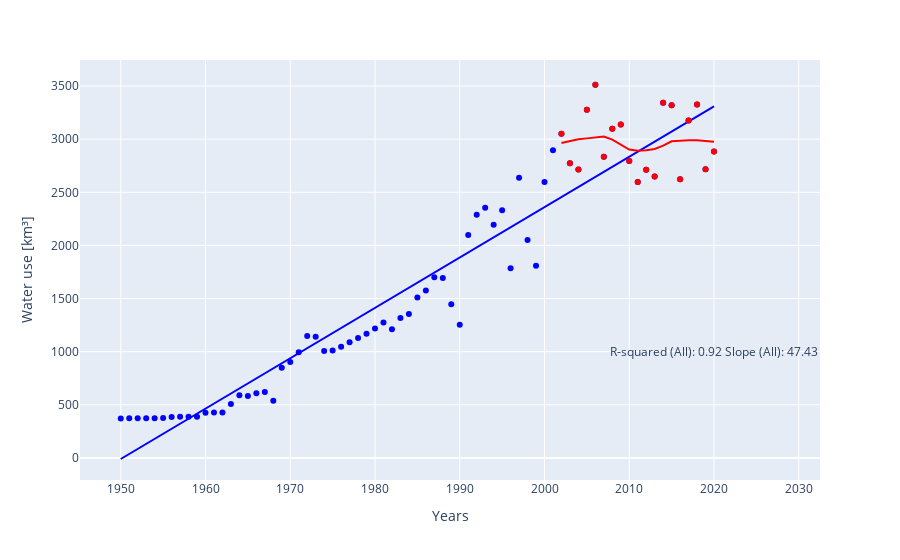

The cell this chart's notebook holds for it:
### Code cell
# Ajustar el modelo de regresión lineal para todos los datos
model_all = sm.OLS(NLU_nation['NLU'], sm.add_constant(NLU_nation['Years']))
results_all = model_all.fit()

# Obtener el valor R cuadrado y la pendiente para todos los datos
r_squared_all = results_all.rsquared
slope_all = results_all.params['Years']

# Filtrar los datos para obtener solo los años mayores a 2002
filtered_data = NLU_nation[NLU_nation['Years'] >= 2002]

# Calcular los residuos utilizando Lowess
residuals = filtered_data['NLU'] - lowess(filtered_data['NLU'], filtered_data['Years'], frac=0.5)[:, 1]
# Agregar los residuos como una columna adicional en el DataFrame
filtered_data.loc[:, 'Residuals'] = residuals

# Crear el gráfico de dispersión con los datos completos
fig = px.scatter(NLU_nation, x="Years", y="NLU",
                 trendline="ols",
                 color_discrete_sequence=['blue'],
                 labels={'Years': 'Years', 'NLU': 'Water use [km³]'})

# Agregar anotación con el valor R cuadrado y la pendiente para los datos completos
fig.add_annotation(
    x=2020, y=1000,
    text=f"R-squared (All): {r_squared_all:.2f}\nSlope (All): {slope_all:.2f}",
    showarrow=False,
    font=dict(size=12),
    align="left"
)

# Agregar el trazo para los datos filtrados en un color distinto
fig.add_traces(px.scatter(filtered_data, x="Years", y="NLU", 
                          #trendline="ols", 
                          trendline="lowess", 
                          hover_data=['Residuals'],
                          color_discrete_sequence=['red']).data)

# # Agregar anotación con el valor R cuadrado y la pendiente para los datos filtrados
# fig.add_annotation(
#     x=2020, y=1200,
#     text=f"R-squared (Filtered): {r_squared_filtered:.2f}\nSlope (Filtered): {slope_filtered:.2f}",
#     showarrow=False,
#     font=dict(size=12),
#     align="right"
# )

fig.show()

### Figure 1 — Plotly figure (JSON) as saved in the notebook; plotly's stock layout.template omitted (floating-point values rounded to 4 significant figures)
{"data": [{"hovertemplate": "Years=%{x}<br>Water use [km³]=%{y}<extra></extra>", "legendgroup": "", "marker": {"color": "blue", "symbol": "circle"}, "mode": "markers", "name": "", "orientation": "v", "showlegend": false, "type": "scatter", "x": [1950, 1951, 1952, 1953, 1954, 1955, 1956, 1957, 1958, 1959, 1960, 1961, 1962, 1963, 1964, 1965, 1966, 1967, 1968, 1969, 1970, 1971, 1972, 1973, 1974, 1975, 1976, 1977, 1978, 1979, 1980, 1981, 1982, 1983, 1984, 1985, 1986, 1987, 1988, 1989, 1990, 1991, 1992, 1993, 1994, 1995, 1996, 1997, 1998, 1999, 2000, 2001, 2002, 2003, 2004, 2005, 2006, 2007, 2008, 2009, 2010, 2011, 2012, 2013, 2014, 2015, 2016, 2017, 2018, 2019, 2020], "xaxis": "x", "y": [372.0, 372.2, 372.6, 373.6, 374.2, 374.8, 386.3, 386.8, 387.3, 387.9, 425.9, 426.5, 427.4, 506.8, 589.2, 581.8, 609.0, 621.3, 539.0, 848.3, 903.0, 995.2, 1147.0, 1141.0, 1005.0, 1010.0, 1047.0, 1089.0, 1129.0, 1168.0, 1217.0, 1274.0, 1211.0, 1317.0, 1354.0, 1509.0, 1577.0, 1701.0, 1694.0, 1448.0, 1253.0, 2098.0, 2289.0, 2355.0, 2195.0, 2332.0, 1786.0, 2637.0, 2051.0, 1809.0, 2597.0, 2895.0, 3051.0, 2773.0, 2715.0, 3276.0, 3512.0, 2834.0, 3099.0, 3138.0, 2795.0, 2598.0, 2711.0, 2649.0, 3344.0, 3318.0, 2624.0, 3175.0, 3326.0, 2718.0, 2884.0], "yaxis": "y"}, {"hovertemplate": "<b>OLS trendline</b><br>NLU = 47.4282 * Years + -92495.2<br>R<sup>2</sup>=0.917540<br><br>Years=%{x}<br>Water use [km³]=%{y} <b>(trend)</b><extra></extra>", "legendgroup": "", "marker": {"color": "blue", "symbol": "circle"}, "mode": "lines", "name": "", "showlegend": false, "type": "scatter", "x": [1950, 1951, 1952, 1953, 1954, 1955, 1956, 1957, 1958, 1959, 1960, 1961, 1962, 1963, 1964, 1965, 1966, 1967, 1968, 1969, 1970, 1971, 1972, 1973, 1974, 1975, 1976, 1977, 1978, 1979, 1980, 1981, 1982, 1983, 1984, 1985, 1986, 1987, 1988, 1989, 1990, 1991, 1992, 1993, 1994, 1995, 1996, 1997, 1998, 1999, 2000, 2001, 2002, 2003, 2004, 2005, 2006, 2007, 2008, 2009, 2010, 2011, 2012, 2013, 2014, 2015, 2016, 2017, 2018, 2019, 2020], "xaxis": "x", "y": [-10.17, 37.25, 84.68, 132.1, 179.5, 227.0, 274.4, 321.8, 369.3, 416.7, 464.1, 511.5, 559.0, 606.4, 653.8, 701.2, 748.7, 796.1, 843.5, 891.0, 938.4, 985.8, 1033.0, 1081.0, 1128.0, 1176.0, 1223.0, 1270.0, 1318.0, 1365.0, 1413.0, 1460.0, 1508.0, 1555.0, 1602.0, 1650.0, 1697.0, 1745.0, 1792.0, 1840.0, 1887.0, 1934.0, 1982.0, 2029.0, 2077.0, 2124.0, 2172.0, 2219.0, 2266.0, 2314.0, 2361.0, 2409.0, 2456.0, 2504.0, 2551.0, 2598.0, 2646.0, 2693.0, 2741.0, 2788.0, 2836.0, 2883.0, 2930.0, 2978.0, 3025.0, 3073.0, 3120.0, 3168.0, 3215.0, 3262.0, 3310.0], "yaxis": "y"}, {"customdata": [[159.9], [-174.2], [-280.9], [241.9], [419.7], [-288.6], [47.19], [201.9], [-58.26], [-197.4], [-105.1], [-249.7], [376.4], [269.5], [-482.1], [128.5], [333.7], [-222.1], [0.77]], "hovertemplate": "Years=%{x}<br>NLU=%{y}<br>Residuals=%{customdata[0]}<extra></extra>", "legendgroup": "", "marker": {"color": "red", "symbol": "circle"}, "mode": "markers", "name": "", "orientation": "v", "showlegend": false, "type": "scatter", "x": [2002, 2003, 2004, 2005, 2006, 2007, 2008, 2009, 2010, 2011, 2012, 2013, 2014, 2015, 2016, 2017, 2018, 2019, 2020], "xaxis": "x", "y": [3051.0, 2773.0, 2715.0, 3276.0, 3512.0, 2834.0, 3099.0, 3138.0, 2795.0, 2598.0, 2711.0, 2649.0, 3344.0, 3318.0, 2624.0, 3175.0, 3326.0, 2718.0, 2884.0], "yaxis": "y"}, {"hovertemplate": "<b>LOWESS trendline</b><br><br>Years=%{x}<br>NLU=%{y} <b>(trend)</b><extra></extra>", "legendgroup": "", "marker": {"color": "red", "symbol": "circle"}, "mode": "lines", "name": "", "showlegend": false, "type": "scatter", "x": [2002, 2003, 2004, 2005, 2006, 2007, 2008, 2009, 2010, 2011, 2012, 2013, 2014, 2015, 2016, 2017, 2018, 2019, 2020], "xaxis": "x", "y": [2964.0, 2985.0, 2999.0, 3008.0, 3013.0, 3025.0, 2996.0, 2945.0, 2902.0, 2892.0, 2896.0, 2908.0, 2939.0, 2980.0, 2988.0, 2991.0, 2990.0, 2986.0, 2975.0], "yaxis": "y"}], "layout": {"annotations": [{"align": "left", "font": {"size": 12}, "showarrow": false, "text": "R-squared (All): 0.92\nSlope (All): 47.43", "x": 2020, "y": 1000}], "legend": {"tracegroupgap": 0}, "margin": {"t": 60}, "xaxis": {"anchor": "y", "domain": [0, 1], "title": {"text": "Years"}}, "yaxis": {"anchor": "x", "domain": [0, 1], "title": {"text": "Water use [km³]"}}}}
